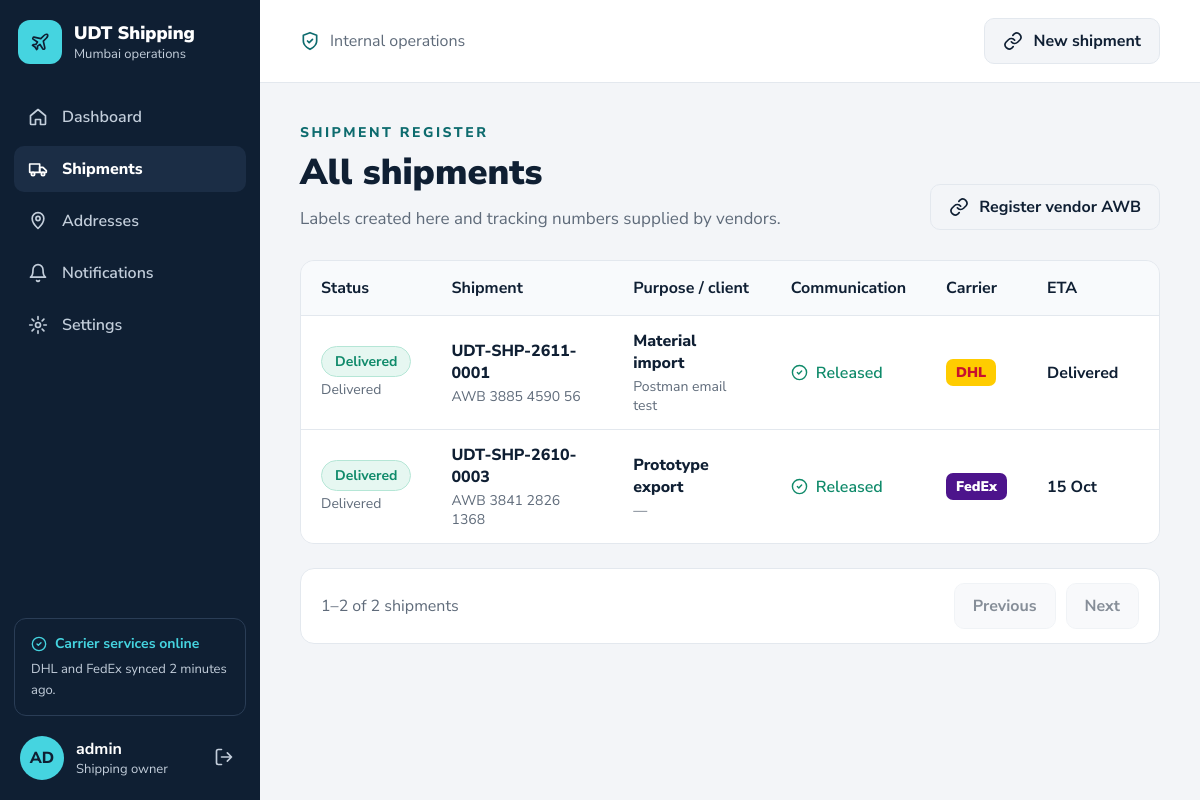
Page /shipments/ (signed in) on the earlier database version.
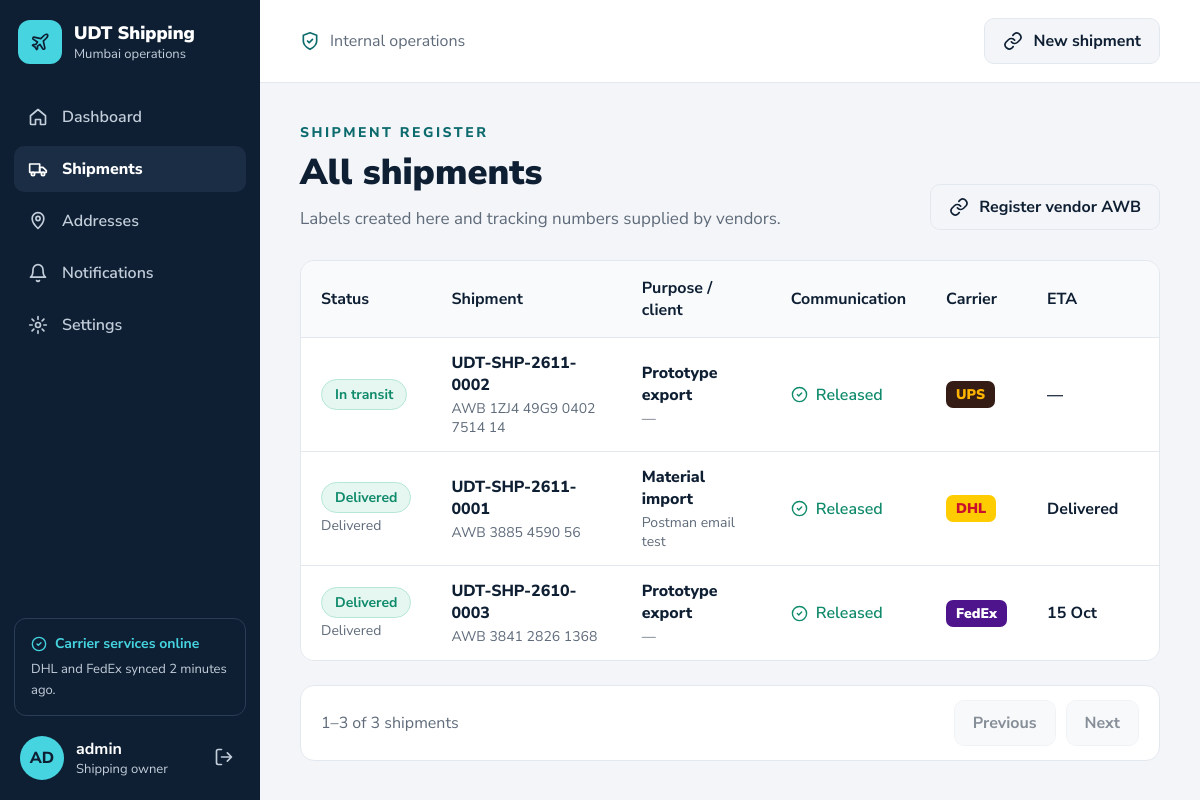
Same page on the later database version.
### app1/models.py (models this page shows, shortened)
class Shipment(models.Model):
    class Carrier(models.TextChoices):
        DHL = "dhl", "DHL"
        FEDEX = "fedex", "FedEx"
        UPS = "ups", "UPS"
    class Purpose(models.TextChoices):
        PROTOTYPE_EXPORT = "prototype_export", "Prototype export"
        BULK_EXPORT = "bulk_export", "Bulk export"
        QC_RETURN = "qc_return", "QC return"
        MATERIAL_IMPORT = "material_import", "Material import"
    class Status(models.TextChoices):
        ACTION_REQUIRED = "action_required", "Action required"
        CUSTOMS_PENDING = "customs_pending", "Customs pending"
        VENDOR_HANDOFF = "vendor_handoff", "Vendor handoff"
        IN_TRANSIT = "in_transit", "In transit"
        OUT_FOR_DELIVERY = "out_for_delivery", "Out for delivery"
        DELIVERED = "delivered", "Delivered"
    class Communication(models.TextChoices):
        NOT_REQUIRED = "not_required", "Not required"
        HELD = "held", "Client email held"
        RELEASED = "released", "Released"
    EXPORT_PURPOSES = {Purpose.PROTOTYPE_EXPORT, Purpose.BULK_EXPORT}
    LINK_ONLY_CARRIERS = {Carrier.UPS}
    STATUS_DESCRIPTIONS = {
        Status.ACTION_REQUIRED: "An issue needs attention from the shipment owner.",
        Status.CUSTOMS_PENDING: "Client email remains held. No qualifying clearance event yet.",
        Status.VENDOR_HANDOFF: "Shipment received by the forwarding vendor.",
        Status.IN_TRANSIT: "Shipment is moving with the carrier.",
        Status.OUT_FOR_DELIVERY: "Shipment is out for delivery today.",
        Status.DELIVERED: "Shipment delivered to the recipient.",
    }
    shipment_id = models.CharField(max_length=20, unique=True, editable=False)
    carrier = models.CharField(max_length=10, choices=Carrier.choices)
    awb = models.CharField("Tracking number / AWB", max_length=30)
    purpose = models.CharField(max_length=30, choices=Purpose.choices)
    client_reference = models.CharField(max_length=150, blank=True)
    recipient_email = models.EmailField(blank=True)
    internal_recipients = models.CharField(
        max_length=200, default="Owner, branch manager, Chief of Staff"
    )
    owner = models.ForeignKey(
        settings.AUTH_USER_MODEL,
        on_delete=models.PROTECT,
        related_name="shipments",
    )
    branch = models.CharField(max_length=50, default="Mumbai")
    status = models.CharField(max_length=30, choices=Status.choices, default=Status.IN_TRANSIT)
    communication = models.CharField(
        max_length=20, choices=Communication.choices, default=Communication.NOT_REQUIRED
    )
    eta = models.DateField(null=True, blank=True)
    carrier_status = models.CharField(max_length=200, blank=True)
    last_synced_at = models.DateTimeField(null=True, blank=True)
    last_update_email_at = models.DateTimeField(null=True, blank=True)
    delivered_email_sent_at = models.DateTimeField(null=True, blank=True)
    origin = models.CharField(max_length=100, default="Mumbai")
    destination = models.CharField(max_length=100, blank=True)
    pieces = models.PositiveIntegerField(default=1)
    weight_kg = models.DecimalField(max_digits=8, decimal_places=2, null=True, blank=True)
    length_cm = models.PositiveIntegerField(null=True, blank=True)
    width_cm = models.PositiveIntegerField(null=True, blank=True)
    height_cm = models.PositiveIntegerField(null=True, blank=True)
    service = models.CharField(max_length=100, blank=True)
    created_at = models.DateTimeField(auto_now_add=True)
    updated_at = models.DateTimeField(auto_now=True)
    class Meta:
        ordering = ["-created_at"]
        constraints = [
            models.UniqueConstraint(fields=["carrier", "awb"], name="unique_carrier_awb"),
        ]
    def get_absolute_url(self):
        return reverse("shipment_detail", kwargs={"shipment_id": self.shipment_id})
    @property
    def awb_display(self):
        return " ".join(self.awb[i:i + 4] for i in range(0, len(self.awb), 4))
    @property
    def status_class(self):
        return {
            self.Status.ACTION_REQUIRED: "red",
            self.Status.CUSTOMS_PENDING: "amber",
            self.Status.VENDOR_HANDOFF: "amber",
        }.get(self.status, "green")
    @property
    def communication_class(self):
        return {
            self.Communication.HELD: "amber",
            self.Communication.RELEASED: "green",
        }.get(self.communication, "muted")
    @property
    def communication_icon(self):
        return {
            self.Communication.HELD: "i-lock",
            self.Communication.RELEASED: "i-check",
        }.get(self.communication, "")
    @property
    def eta_label(self):
        if self.eta:
            return f"{self.eta.day} {self.eta:%b}"
        return {
            self.Status.ACTION_REQUIRED: "Delayed",
            self.Status.CUSTOMS_PENDING: "Pending clearance",
            self.Status.VENDOR_HANDOFF: "Awaiting clearance",
            self.Status.DELIVERED: "Delivered",
        }.get(self.status, "—")
    @property
    def eta_is_delayed(self):
        return not self.eta and self.status == self.Status.ACTION_REQUIRED
    @property
    def owner_short(self):
        user = self.owner
        if user.first_name and user.last_name:
            return f"{user.first_name[0]}. {user.last_name}"
        return user.get_full_name() or user.username
    @property
    def tracking_url(self):
        if self.carrier == self.Carrier.FEDEX:
            return f"https://www.fedex.com/fedextrack/?trknbr={self.awb}"
        if self.carrier == self.Carrier.DHL:
            return f"https://www.dhl.com/in-en/home/tracking.html?tracking-id={self.awb}&submit=1"
        if self.carrier == self.Carrier.UPS:
            return f"https://www.ups.com/track?loc=en_IN&tracknum={self.awb}"
        return ""

### app1/views.py (the view)
# urls.py: path("shipments/", ShipmentsView.as_view(), name="shipments"),
class ShipmentsView(LoginRequiredMixin, ListView):
    model = Shipment
    template_name = "shipments.html"
    context_object_name = "shipments"
    paginate_by = 10
    def get_queryset(self):
        return Shipment.objects.select_related("owner")

### app1/templates/shipments.html (shortened to what this page needs)
{% extends "base.html" %}
{% block content %}
    <div class="page-head">
        <div>
            <div class="eyebrow">Shipment register</div>
            <h1 class="page-title">All shipments</h1>
            <p class="page-desc">Labels created here and tracking numbers supplied by vendors.</p>
        </div>
        <a href="{% url 'register_tracking' %}" class="btn btn-outline">
            <svg class="icon"><use href="#i-link"/></svg>
            Register vendor AWB
        </a>
    </div>
    {% if shipments %}
        <div class="table-card">
            <table>
                <thead>
                    <tr>
                        <th>Status</th>
                        <th>Shipment</th>
                        <th>Purpose / client</th>
                        <th>Communication</th>
                        <th>Carrier</th>
                        <th>ETA</th>
                        <th>Owner</th>
                    </tr>
                </thead>
                <tbody id="shipmentRows">
                    {% for shipment in shipments %}
                        {% include "partials/shipment_row.html" %}
                    {% endfor %}
                </tbody>
            </table>
        </div>
        <div class="pagination">
            <span class="pagination-info">
                {{ page_obj.start_index }}–{{ page_obj.end_index }} of {{ paginator.count }} shipment{{ paginator.count|pluralize }}
            </span>
            <div class="pagination-buttons">
                {% if page_obj.has_previous %}
                    <a href="?page={{ page_obj.previous_page_number }}" class="btn btn-outline">Previous</a>
                {% else %}
                    <span class="btn btn-outline disabled">Previous</span>
                {% endif %}
                {% if page_obj.has_next %}
                    <a href="?page={{ page_obj.next_page_number }}" class="btn btn-outline">Next</a>
                {% else %}
                    <span class="btn btn-outline disabled">Next</span>
                {% endif %}
            </div>
        </div>
    {% endif %}
{% endblock %}

### app1/templates/partials/shipment_row.html (shortened to what this page needs)
<tr {% if shipment.status == "action_required" %}class="row-alert"{% endif %}>
    <td>
        <button type="button"
                id="status-{{ shipment.pk }}"
                class="badge {{ shipment.status_class }} status-link"
                data-url="{{ shipment.get_absolute_url }}"
                title="View {{ shipment.shipment_id }}">
            {{ shipment.get_status_display }}
        </button>
        {% if shipment.carrier_status %}
            <div class="secondary-text" title="Latest carrier status">{{ shipment.carrier_status }}</div>
        {% endif %}
    </td>
    <td>
        <div class="primary-text">{{ shipment.shipment_id }}</div>
        <div class="secondary-text">AWB {{ shipment.awb_display }}</div>
    </td>
    <td>
        <div class="primary-text">{{ shipment.get_purpose_display }}</div>
        <div class="secondary-text">{{ shipment.client_reference|default:"—" }}</div>
    </td>
    <td>
        <span class="comm {{ shipment.communication_class }}">
            {% if shipment.communication_icon %}
                <svg class="icon"><use href="#{{ shipment.communication_icon }}"/></svg>
            {% endif %}
            {{ shipment.get_communication_display }}
        </span>
    </td>
    <td>
        <span class="carrier {{ shipment.carrier }}">{{ shipment.get_carrier_display }}</span>
    </td>
    <td>
        <span class="eta {% if shipment.eta_is_delayed %}delayed{% endif %}">{{ shipment.eta_label }}</span>
    </td>
    <td>{{ shipment.owner_short }}</td>
</tr>

Differences in the rows shown:
added Shipment: status "In transit", shipment_id "UDT-SHP-2611-0002", awb_display "1ZJ4 49G9 0402 7514 14", purpose "Prototype export", client_reference "—", communication "Released", carrier "UPS", eta_label "—"
Other differences:
{{ page_obj.end_index }}: "2" → "3"
{{ paginator.count }}: "2" → "3"
